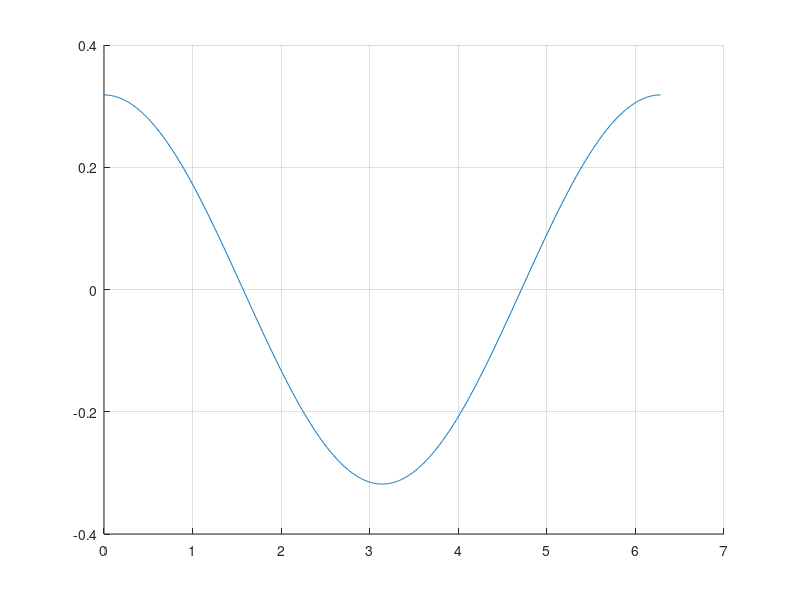
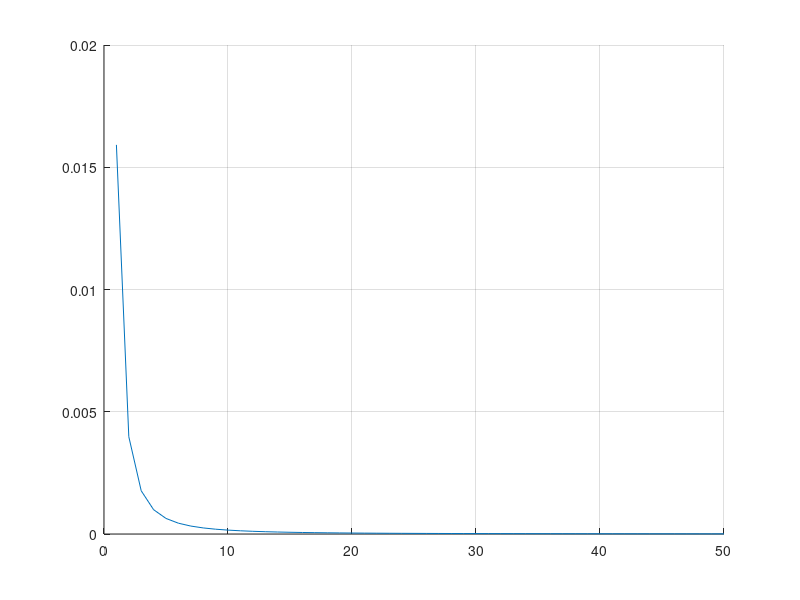

MATLAB code for these plots, in order:
%apagando tudo
clc;
clear all;
%%%%%%%%%%%
format long
Half = 60*pi/180;
m = log(0.5)/log(cos(Half));
fi =  (0:0.5:360)*pi/180;
cos_fi =  cos(fi).^m;
R = ((m+1)*(cos(fi)).^m)/(2*pi);
figure(1)
    hold on
    plot(fi,R)
    grid
    hold off
d = 0.10:0.1:5;
R = ((m+1)*(cos(0)).^m)/(2*pi);
dc_gain = 1:length(d);
for r=1:length(d)
    dc_gain(r) = 5*R * (1e-4/d(r)^2)*1;
end
figure(2)
    hold on
    plot(dc_gain)
    grid
    hold off